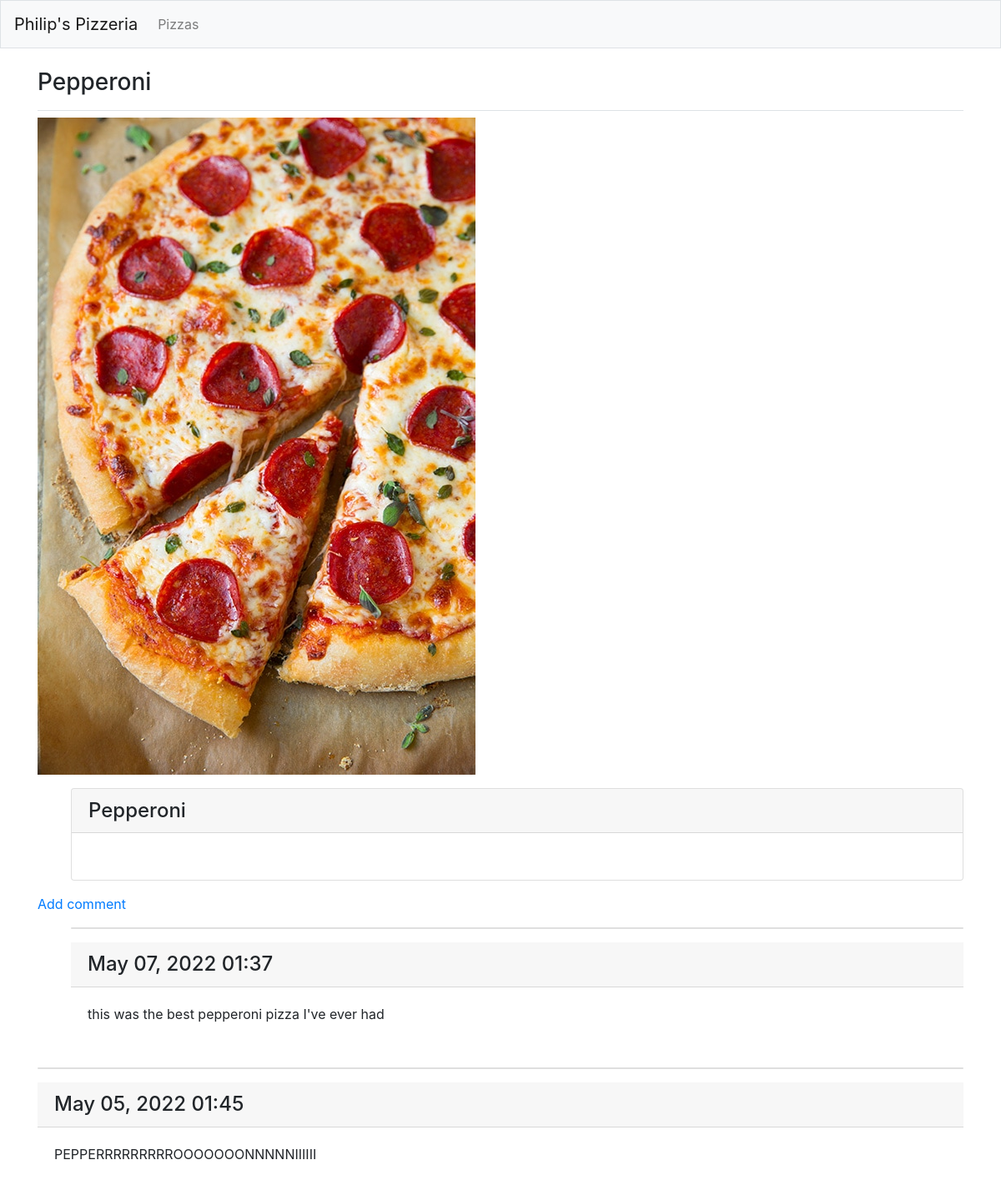
The app's page /pizzas/5/ with its own data.
### pizzas/models.py (models this page shows, shortened)
class Pizza(models.Model):
    pizza_name = models.CharField(max_length=200)
    image = models.ImageField(upload_to='img',blank=True,null=True)
    def __str__(self):
        return self.pizza_name

class Topping(models.Model):
    pizza = models.ForeignKey(Pizza, on_delete=models.CASCADE)
    topping_name = models.TextField()

class Comment(models.Model):
    pizza = models.ForeignKey(Pizza, on_delete=models.CASCADE)
    comment_text = models.TextField()
    date_added = models.DateTimeField(auto_now_add=True)

### pizzas/views.py (the view)
# urls.py: path('pizzas/<int:pizza_id>/',views.pizza,name='pizza'),
def pizza(request,pizza_id):
    pizza = Pizza.objects.get(id=pizza_id)
    toppings = pizza.topping_set.all()
    comments = pizza.comment_set.order_by('-date_added')
    image = Pizza.image
    context = {'pizza':pizza,'toppings':toppings,'comments':comments,'image':image}
    return render(request, 'pizzas/pizza.html', context)

### pizzas/templates/pizzas/pizza.html (shortened to what this page needs)
{% extends "pizzas/base.html" %}
{% block page_header %}
<h3>{{ pizza }}</h3>
{% endblock page_header %}
{% block content %}
<p>
    <img src="{{ pizza.image.url }}">
</p>
<ul>
    {% for t in toppings %}
    <div class="card mb-3">
        <h4 class="card-header">
            {{ t.topping_name }}
        </h4>
        <div class="card-body">
        </div>
    </div>
    {% empty %}
    <p> There are no toppings for this pizza yet. </p>
    {% endfor %}
</ul>
<p><a href="{% url 'pizzas:comment' pizza.id %}">Add comment</a></p>
<ul>
    {% for c in comments %}
    <div class="card mb-3"></div>
    <h4 class="card-header">
        {{ c.date_added|date:'M d, Y H:i' }}
    </h4>
    <div class="card-body">
        {{ c.comment_text|linebreaks }}
    </div>
    </div>
    {% empty %}
    <p>There are no comments for this pizza. Please feel free to add one! </p>
    {% endfor %}
{% endblock content %}

### records on screen
Pizza: pizza_name "Pepperoni", image (picture)
Topping: topping_name "Pepperoni"
Comment: date_added "May 07, 2022 01:37", comment_text "this was the best pepperoni pizza I've ever had"
Comment: date_added "May 05, 2022 01:45", comment_text "PEPPERRRRRRRRROOOOOOONNNNNIIIIII"
